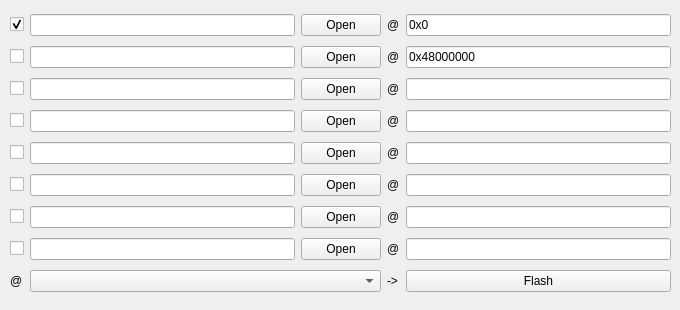
      <widget class="QWidget" name="fel_flash">
       <attribute name="title">
        <string>Download</string>
       </attribute>
       <widget class="QWidget" name="gridLayoutWidget">
        <property name="geometry">
         <rect>
          <x>10</x>
          <y>10</y>
          <width>661</width>
          <height>291</height>
         </rect>
        </property>
        <layout class="QGridLayout" name="gridLayout_2">
         <property name="sizeConstraint">
          <enum>QLayout::SetDefaultConstraint</enum>
         </property>
         <item row="7" column="3">
          <widget class="QLabel" name="flash_label_10">
           <property name="text">
            <string>@</string>
           </property>
          </widget>
         </item>
         <item row="4" column="4">
          <widget class="QLineEdit" name="flash_lineEdit_1_5">
           <property name="text">
            <string/>
           </property>
          </widget>
         </item>
         <item row="4" column="2">
          <widget class="QPushButton" name="flash_pushButton_5">
           <property name="text">
            <string>Open</string>
           </property>
          </widget>
         </item>
         <item row="6" column="4">
          <widget class="QLineEdit" name="flash_lineEdit_1_7">
           <property name="text">
            <string/>
           </property>
          </widget>
         </item>
         <item row="6" column="0">
          <widget class="QCheckBox" name="flash_checkBox_8">
           <property name="text">
            <string/>
           </property>
          </widget>
         </item>
         <item row="3" column="1">
          <widget class="QLineEdit" name="flash_lineEdit_4"/>
         </item>
         <item row="6" column="3">
          <widget class="QLabel" name="flash_label_9">
           <property name="text">
            <string>@</string>
           </property>
          </widget>
         </item>
         <item row="1" column="2">
          <widget class="QPushButton" name="flash_pushButton_2">
           <property name="text">
            <string>Open</string>
           </property>
          </widget>
         </item>
         <item row="5" column="0">
          <widget class="QCheckBox" name="flash_checkBox_7">
           <property name="text">
            <string/>
           </property>
          </widget>
         </item>
         <item row="6" column="1">
          <widget class="QLineEdit" name="flash_lineEdit_7"/>
         </item>
         <item row="0" column="2">
          <widget class="QPushButton" name="flash_pushButton_1">
           <property name="text">
            <string>Open</string>
           </property>
          </widget>
         </item>
         <item row="2" column="0">
          <widget class="QCheckBox" name="flash_checkBox_3">
           <property name="text">
            <string/>
           </property>
          </widget>
         </item>
         <item row="1" column="1">
          <widget class="QLineEdit" name="flash_lineEdit_2"/>
         </item>
         <item row="1" column="3">
          <widget class="QLabel" name="flash_label_2">
           <property name="text">
            <string>@</string>
           </property>
          </widget>
         </item>
         <item row="7" column="1">
          <widget class="QLineEdit" name="flash_lineEdit_8"/>
         </item>
         <item row="5" column="4">
          <widget class="QLineEdit" name="flash_lineEdit_1_6">
           <property name="text">
            <string/>
           </property>
          </widget>
         </item>
         <item row="1" column="4">
          <widget class="QLineEdit" name="flash_lineEdit_1_2">
           <property name="text">
            <string>0x48000000</string>
           </property>
          </widget>
         </item>
         <item row="2" column="3">
          <widget class="QLabel" name="flash_label_3">
           <property name="text">
            <string>@</string>
           </property>
          </widget>
         </item>
         <item row="1" column="0">
          <widget class="QCheckBox" name="flash_checkBox_2">
           <property name="text">
            <string/>
           </property>
          </widget>
         </item>
         <item row="0" column="1">
          <widget class="QLineEdit" name="flash_lineEdit_1"/>
         </item>
         <item row="3" column="0">
          <widget class="QCheckBox" name="flash_checkBox_4">
           <property name="text">
            <string/>
           </property>
          </widget>
         </item>
         <item row="2" column="1">
          <widget class="QLineEdit" name="flash_lineEdit_3"/>
         </item>
         <item row="2" column="4">
          <widget class="QLineEdit" name="flash_lineEdit_1_3"/>
         </item>
         <item row="7" column="0">
          <widget class="QCheckBox" name="flash_checkBox_9">
           <property name="text">
            <string/>
           </property>
          </widget>
         </item>
         <item row="2" column="2">
          <widget class="QPushButton" name="flash_pushButton_3">
           <property name="text">
            <string>Open</string>
           </property>
          </widget>
         </item>
         <item row="3" column="4">
          <widget class="QLineEdit" name="flash_lineEdit_1_4">
           <property name="text">
            <string/>
           </property>
          </widget>
         </item>
         <item row="6" column="2">
          <widget class="QPushButton" name="flash_pushButton_7">
           <property name="text">
            <string>Open</string>
           </property>
          </widget>
         </item>
         <item row="7" column="2">
          <widget class="QPushButton" name="flash_pushButton_8">
           <property name="text">
            <string>Open</string>
           </property>
          </widget>
         </item>
         <item row="0" column="3">
          <widget class="QLabel" name="flash_label_1">
           <property name="text">
            <string>@</string>
           </property>
          </widget>
         </item>
         <item row="3" column="3">
          <widget class="QLabel" name="flash_label_6">
           <property name="text">
            <string>@</string>
           </property>
          </widget>
         </item>
         <item row="5" column="3">
          <widget class="QLabel" name="flash_label_8">
           <property name="text">
            <string>@</string>
           </property>
          </widget>
         </item>
         <item row="0" column="0">
          <widget class="QCheckBox" name="flash_checkBox_1">
           <property name="text">
            <string/>
           </property>
           <property name="checked">
            <bool>true</bool>
           </property>
          </widget>
         </item>
         <item row="5" column="1">
          <widget class="QLineEdit" name="flash_lineEdit_6"/>
         </item>
         <item row="4" column="3">
          <widget class="QLabel" name="flash_label_7">
           <property name="text">
            <string>@</string>
           </property>
          </widget>
         </item>
         <item row="0" column="4">
          <widget class="QLineEdit" name="flash_lineEdit_1_1">
           <property name="text">
            <string>0x0</string>
           </property>
          </widget>
         </item>
         <item row="5" column="2">
          <widget class="QPushButton" name="flash_pushButton_6">
           <property name="text">
            <string>Open</string>
           </property>
          </widget>
         </item>
         <item row="4" column="0">
          <widget class="QCheckBox" name="flash_checkBox_5">
           <property name="text">
            <string/>
           </property>
          </widget>
         </item>
         <item row="4" column="1">
          <widget class="QLineEdit" name="flash_lineEdit_5"/>
         </item>
         <item row="3" column="2">
          <widget class="QPushButton" name="flash_pushButton_4">
           <property name="text">
            <string>Open</string>
           </property>
          </widget>
         </item>
         <item row="7" column="4">
          <widget class="QLineEdit" name="flash_lineEdit_1_8">
           <property name="text">
            <string/>
           </property>
          </widget>
         </item>
         <item row="8" column="4">
          <widget class="QPushButton" name="flash_flash_button">
           <property name="text">
            <string>Flash</string>
           </property>
          </widget>
         </item>
         <item row="8" column="0">
          <widget class="QLabel" name="flash_label_11">
           <property name="text">
            <string>@</string>
           </property>
          </widget>
         </item>
         <item row="8" column="3">
          <widget class="QLabel" name="flash_label_12">
           <property name="text">
            <string>-&gt;</string>
           </property>
          </widget>
         </item>
         <item row="8" column="1" colspan="2">
          <widget class="QComboBox" name="flash_device_comboBox"/>
         </item>
        </layout>
       </widget>
      </widget>
